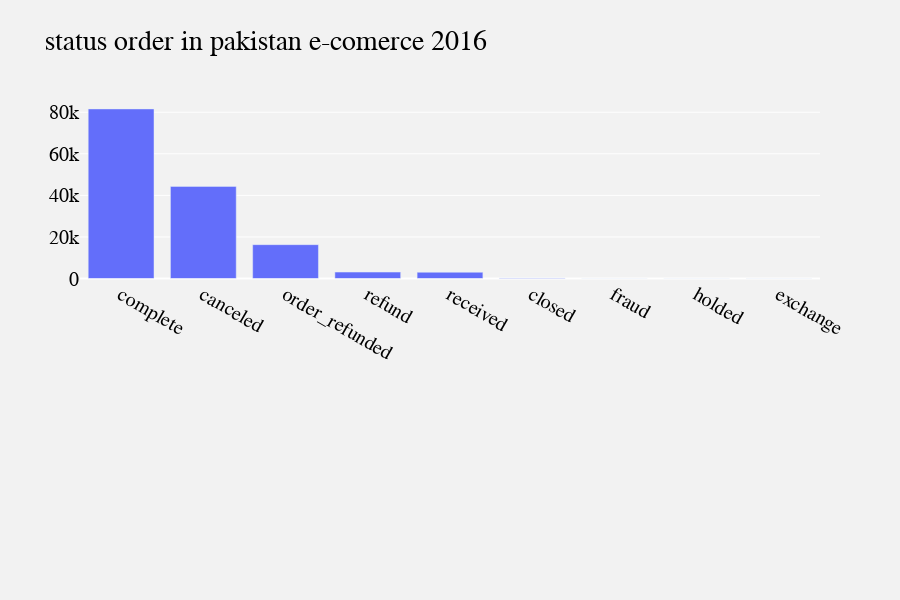

This figure's notebook cell:
### Code cell
fig=make_subplots(rows=2,cols=1)
fig.append_trace(go.Bar(
    x=cat_2016["status"],
    y=cat_2016["qty_ordered"],
    name="status",
), row=1, col=1)
fig.update_layout(height=600, width=900, title_text="status order in pakistan e-comerce 2016 ")
fig.update_layout(
paper_bgcolor = " #f2f2f2",
plot_bgcolor = " #f2f2f2",
font=dict(family='sans-serif',
                  color='black',
                  size=20),)
fig.show()

### Figure 1 — Plotly figure (JSON) as saved in the notebook; plotly's stock layout.template omitted (floating-point values rounded to 4 significant figures)
{"data": [{"name": "status", "type": "bar", "x": ["complete", "canceled", "order_refunded", "refund", "received", "closed", "fraud", "holded", "exchange"], "xaxis": "x", "y": [81596, 44319, 16277, 3087, 3003, 221, 7, 6, 4], "yaxis": "y"}], "layout": {"font": {"color": "black", "family": "sans-serif", "size": 20}, "height": 600, "paper_bgcolor": " #f2f2f2", "plot_bgcolor": " #f2f2f2", "title": {"text": "status order in pakistan e-comerce 2016 "}, "width": 900, "xaxis": {"anchor": "y", "domain": [0, 1]}, "xaxis2": {"anchor": "y2", "domain": [0, 1]}, "yaxis": {"anchor": "x", "domain": [0.575, 1]}, "yaxis2": {"anchor": "x2", "domain": [0, 0.425]}}}
